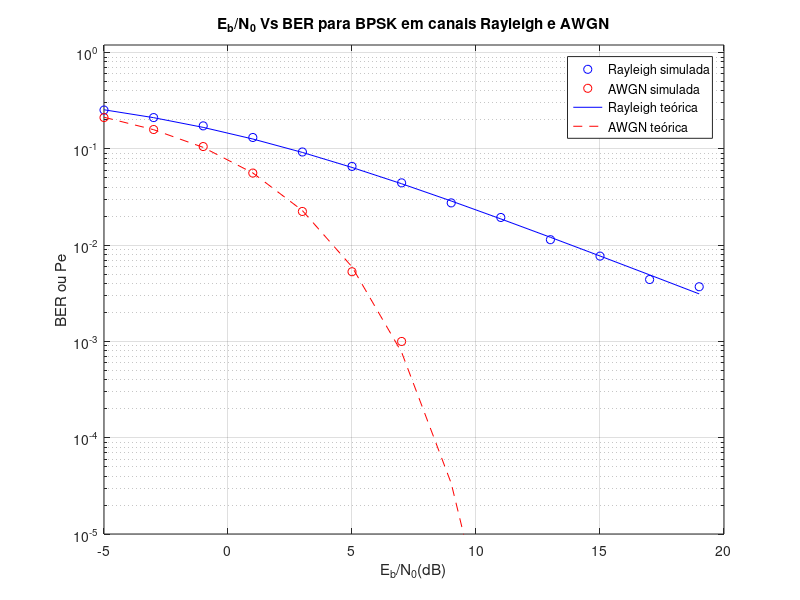

MATLAB code to generate this figure:
clear all; close all; clc;

% Parâmetros
N = 1e4;              % Número de símbolos BPSK a serem transmitidos
EbN0dB = -5:2:20;     % Valores EbN0 a simular
% Transmissor
d = rand(1,N) > 0.5;     % Dados binários 
x = 2*d -1;                      % Símbolos BPSK: 0 representado por -1 e 1 representado por 1

% Inicialização de vetores de BER simulada e teórica
%BER_rayleigh_simulada = zeros(length(EbN0dB));
%BER_awgn_simulada = zeros(length(EbN0dB));

% Loop de EbNo
for i = 1:length(EbN0dB)
    % Canal
    % Ruído AWGN complexo com média 0 e variância 1 (vetor base)
    noise = 1/sqrt(2)*(randn(1,N)+1j*randn(1,N));
    % Vetor de ruído com potência proporcional a EbNo corrente
    n = noise.*10^(-EbN0dB(i)/20);  
    % Desvanecimento Rayleigh normalizado
    h = 1/sqrt(2)*(randn(1,N)+1j*randn(1,N));
    
    % Sinal recebido para caso com somente ruído AWGN
    y_awgn = x + n; 
    % Sinal recebido para caso com desvanecimento Rayleigh e ruído AWGN
    y_rayleigh = h.*x + n;
    
    % Receptor coerente para o canal Rayleigh (supondo conhecimento de h no receptor)
    y_rayleigh_cap=y_rayleigh./h; % Equalizador
    % Os símbolos positivos recebidos são 1, os demais são 0 (lembrar da simbologia)
    r_rayleigh = real(y_rayleigh_cap)>0;

    % Receptor para o canal somente AWGN
    r_awgn = real(y_awgn) > 0; 
    % Contador de erro para o caso com Rayleigh e AWGN
    BER_rayleigh_simulada(i) = sum(xor(d,r_rayleigh));
    % Contador de erro para o caso com somente AWGN
    BER_awgn_simulada(i) = sum(xor(d,r_awgn));
end

% Cálculo da BER para o caso com Rayleigh e AWGN
BER_rayleigh_simulada = BER_rayleigh_simulada/ N;
% Cálculo da BER para o caso com somente AWGN
BER_awgn_simulada = BER_awgn_simulada/N;

% Pe Teórica
EbN0=10.^(EbN0dB./10);            % Eb/N0 em escala linear
% Implementação direta da equação de Pe para o canal Rayleigh+AWGN
BER_rayleigh_teorica = 0.5.*(1-sqrt(EbN0./(1+EbN0)));
% Implementação direta da equação de Pe para o canal somente AWGN
BER_awgn_teorica = 0.5*erfc(sqrt(EbN0));

% Gráficos
figure(1)
% Rayleigh simulado
semilogy(EbN0dB,BER_rayleigh_simulada,'bo')
hold on
% AWGN simulado
semilogy(EbN0dB,BER_awgn_simulada,'ro')
% Rayleigh teórico
semilogy(EbN0dB,BER_rayleigh_teorica,'b-')
% AWGN teórico
semilogy(EbN0dB,BER_awgn_teorica,'r--')
hold off

grid()
axis([-5,20,10^(-5),1.2])
legend('Rayleigh simulada','AWGN simulada','Rayleigh teórica','AWGN teórica')
title('E_b/N_0 Vs BER para BPSK em canais Rayleigh e AWGN')
xlabel('E_b/N_0(dB)')
ylabel('BER ou Pe')